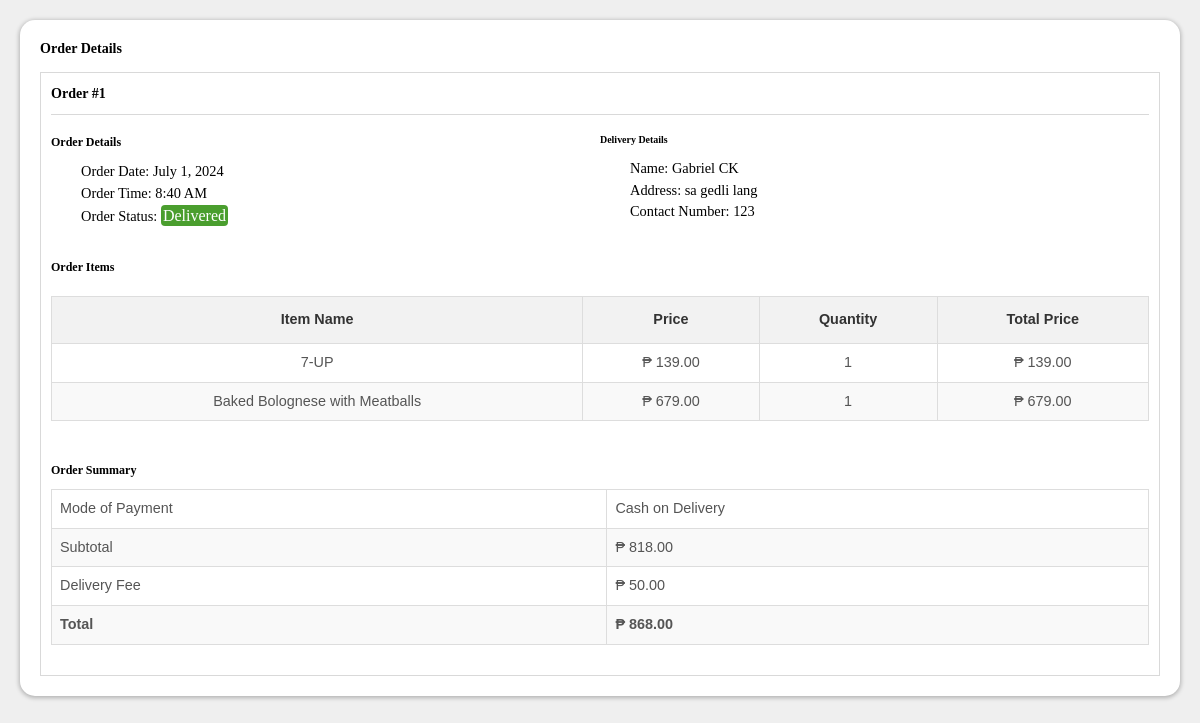
The page /admin/view_order_last.php?id=1 on the database its author committed.
### tables this page shows
CREATE TABLE `orders_prod` (
  `orderID` int(50) NOT NULL,
  `customerID` int(50) NOT NULL,
  `items` text NOT NULL,
  `shipID` int(50) NOT NULL,
  `payment` varchar(250) NOT NULL,
  `order_date` timestamp NOT NULL DEFAULT current_timestamp(),
  `status` varchar(100) NOT NULL,
  `total_amount` int(250) NOT NULL
);

CREATE TABLE `customerinfo` (
  `customerID` int(100) NOT NULL,
  `name` text NOT NULL,
  `email` varchar(250) NOT NULL,
  `contactNum` varchar(100) NOT NULL,
  `address` varchar(250) NOT NULL,
  `password` varchar(100) NOT NULL
);

CREATE TABLE `shipping` (
  `shipID` int(50) NOT NULL,
  `customerID` int(50) NOT NULL,
  `address` text NOT NULL
);

### admin/view_order_last.php (the view, shortened to what this page needs)
<!DOCTYPE html>
<html lang="en">
<head>
    <link rel="stylesheet" href="css/dashboard.css">
    <link rel="stylesheet" href="../assets/font/inter.css">
    <link rel="stylesheet" href="../node_modules/bootstrap-icons/font/bootstrap-icons.css">
    <link rel="stylesheet" type="text/css" href="https://cdn.datatables.net/1.10.25/css/jquery.dataTables.css">
</head>
<body>
    <div class="dashboard-content">
        <?php
                        $servername = "localhost";
                        $username = "root";
                        $password = "";
                        $dbname = "th_db";
                        $conn = new mysqli($servername, $username, $password, $dbname);
                            $orderID = $_GET['id'];
                            $sql = "SELECT * FROM orders_prod where orderID = $orderID";
                            $results = $conn->query($sql);
                            $result = $conn->query($sql);
                            $rowz = $results->fetch_assoc();
                            $orderStatus = $rowz['status'];
                            function getBadgeClass($status) {
                                switch ($status) {
                                    case "delivered":
                                        return "badge bg-success";
                                }
                            }
                                $badgeClass = getBadgeClass($orderStatus);
                                $html = "<p  >Order Status: <span class=\"$badgeClass\" style= 'font-size:1rem;'>" . ucfirst($orderStatus) . "</span></p>";
                            $sql = "SELECT * FROM customerinfo where customerID = customerID";
                            $results = $conn->query($sql);
                            $rows = $results->fetch_assoc();
        ?>
        <div class="wrapper-dashboard">
            <div class="flex-parent">
                <h3>Order Details</h3>
            </div><br>
            <div class="card-body">
<div class="flex-container">
        <h3>Order #<?php echo $rowz['orderID']?></h3>
    </div><br>
                                        <div class="row">
                                            <div class="col-sm-6">
                                                <h4>Order Details</h4>
                                                <div style="padding:10px 0 0 30px">
                                                    <?php
                                                    $order_date = $rowz['order_date'];
                                                    $dateTime = new DateTime($order_date);
                                                    $orderDate = $dateTime->format('F j, Y');
                                                    $orderTime = $dateTime->format('g:i A');
                                                    ?>
                                                    <p>Order Date: <?php echo $orderDate; ?></p>
                                                    <p>Order Time: <?php echo $orderTime; ?></p>
                                                    <?php echo $html?>
                                                </div>
                                            </div>
                                            <div class="col-sm-6">
                                                <h5>Delivery Details</h5>
                                                <div style="padding:10px 0 0 30px">
                                                    <p>Name: <?php echo $rows['name']?></p>
                                                    <p>Address: <?php
                                                        $shipID = $rowz['shipID'];
                                                     $sql2 = "SELECT * FROM shipping where shipID = $shipID";
                                                    $resultz = $conn->query($sql2);
                                                    $rows2 = $resultz->fetch_assoc();
                                                    echo $rows2['address'];
                                                     ?></p>
                                                    <p>Contact Number: <?php
                                                        $customerID = $rowz['customerID'];
                                                     $sql2 = "SELECT * FROM customerinfo where customerID = $customerID";
                                                    $resultz = $conn->query($sql2);
                                                    $rows2 = $resultz->fetch_assoc();
                                                    echo $rows2['contactNum'];
                                                     ?></p>
                                                </div>
                                            </div>
                                        </div>
                                        <div class="row">
                                            <div class="col-sm-12" style="margin-top:30px;">
                                                <h4>Order Items</h4>
                                                <table class="table" style="text-align:center; font-size:0.9rem;">
                                                    <thead>
                                                        <tr>
                                                            <th>Item Name</th>
                                                            <th>Price</th>
                                                            <th>Quantity</th>
                                                            <th>Total Price</th>
                                                        </tr>
                                                    </thead>
                                                    <?php $totalOrderPrice = 0;
                                    if ($result->num_rows > 0) {
                                    while ($row = $result->fetch_assoc()) {
                                        if ($row['items'] !== null) {
                                            $items_data = json_decode($row['items'], true);
                                                foreach ($items_data as $item) {
                                                    $name = $item['name'];
                                                    $price = $item['price'];
                                                    $qty = $item['qty'];
                                                    $formattedPrice = number_format($price, 2);
                                                    $totalPrice = $item['totalPrice'];
                                                    $formattedTotalPrice = number_format($totalPrice, 2);
                                                    $totalOrderPrice += $totalPrice;
                                                    $formattedTotalOrderPrice= number_format($totalOrderPrice, 2);
                                                   echo' <tr>
                                                        <td>' . $name . '</td>
                                                        <td>₱ ' . $formattedPrice. '</td>
                                                        <td>' . $qty . '</td>
                                                        <td>₱ ' . $formattedTotalPrice . '</td>
                                                    </tr>';
                                                }
                                        } else {
                                            echo "'items' column is null";
                                        }
                                            }
                                        } else {
                                            echo "0 results";
                                        }
                                                   $deliveryFee = 50;
                                                    $formattedDeliveryFee = number_format($deliveryFee, 2);
                                                    $totalAmount = $totalOrderPrice + $deliveryFee;
                                                    $formattedtotalAmount = number_format($totalAmount, 2);
                                            ?>
                                                </table>
                                            </div>
                                        </div>
                                        <div class="row">
                                            <div class="col-sm-12" style="margin-top:20px;">
                                                <h4>Order Summary</h4>
                                                <table class="table" style="text-align:left; margin-top:10px; font-size:0.9rem;">
                                                    <tbody>
                                                        <tr class="subtotal" style="font-weight:500;">
                                                            <td>Mode of Payment</td>
                                                            <td>Cash on Delivery</td>
                                                        </tr>
                                                        <tr class="subtotal" style="font-weight:500;">
                                                            <td>Subtotal</td>
                                                            <td>₱ <?php echo $formattedTotalOrderPrice?></td>
                                                        </tr>
                                                        <tr class="lasttotal" style="font-weight:500;">
                                                            <td>Delivery Fee</td>
                                                            <td>₱
                                                                <?php echo $formattedDeliveryFee?></td>
                                                        </tr>
                                                        <tr class="total">
                                                            <td style="font-weight:bold;">Total</td>
                                                            <td style="font-weight:bold;">₱
                                                                <?php echo $formattedtotalAmount?></td>
                                                        </tr>
                                                    </tbody>
                                                </table>
                                            </div>
                                        </div>
                                    </div>
        </div>
    </div>
</body>
</html>

### admin/css/dashboard.css (style rules this page uses)
* { margin: 0; box-sizing: border-box; padding: 0; }
:root { --lightColor: #F5F5F5; --shadedColor: #E7E7E7; --darkModeNav: #292929; --darkBody: #5C5C5C; }
.dashboard-content { padding: 20px; font: 12px/normal 'Inter'; background-color: #EFEFEF; }
.wrapper-dashboard { width: 100%; height: auto; flex-shrink: 0; padding:20px; border-radius: 15px; background: #FFF; box-shadow: 0px 1px 4px 1px rgba(0, 0, 0, 0.25); }

### admin/view_order_last.php (style rules this page uses)
.dashboard-content { width: 100%; padding: 20px; min-height: 100vh; }
.flex-parent { display: flex; align-items: center; justify-content: space-between; }
.flex-parent h3 { margin: 0; transition: transform 0.2s ease-in-out; display: flex; align-items: center; }
.table { width: 100%; border-collapse: collapse; text-align: center; margin: 20px 0; font-family: Arial, sans-serif; }
.table thead { background-color: #f2f2f2; color: #333; font-weight: bold; }
.table th, .table td { border: 1px solid #ddd; padding: 8px; }
.table th { padding-top: 12px; padding-bottom: 12px; }
.table tbody tr:nth-child(even) { background-color: #f9f9f9; }
.table tbody td { color: #555; }
.wrapper-dashboard { margin:0; }
.card-body { border:1px solid #d9d9d9; width:auto; padding:10px; margin: 0 auto; display: block; line-height:1.5; }
.card-body p { font-size:0.9rem; color:black; }
.col-sm-6 { box-sizing: border-box; }
@media (min-width: 576px) { .col-sm-6 { width: 50%; float: left; } }
.row::after { content: ""; display: table; clear: both; }
.flex-container { display: flex; align-items: center; justify-content: space-between; border-bottom:1px solid #d9d9d9; padding-bottom:10px; }
.badge { padding: 2px; border-radius: 0.25em; font-size: 1rem; color: black; }
.bg-success { background-color: #4a9e2e; color: white; }

### rows shown on the page
orders_prod: orderID "1", order_date "July 1, 2024", order_date "8:40 AM", status "Delivered", name "7-UP", formattedPrice "139.00", qty "1", formattedTotalPrice "139.00", name "Baked Bolognese with Meatballs", formattedPrice "679.00", formattedTotalPrice "679.00"
customerinfo: name "Gabriel CK", contactNum "123"
shipping: address "sa gedli lang"

### other values the page prints
$formattedTotalOrderPrice "818.00"
$formattedDeliveryFee "50.00"
$formattedtotalAmount "868.00"
